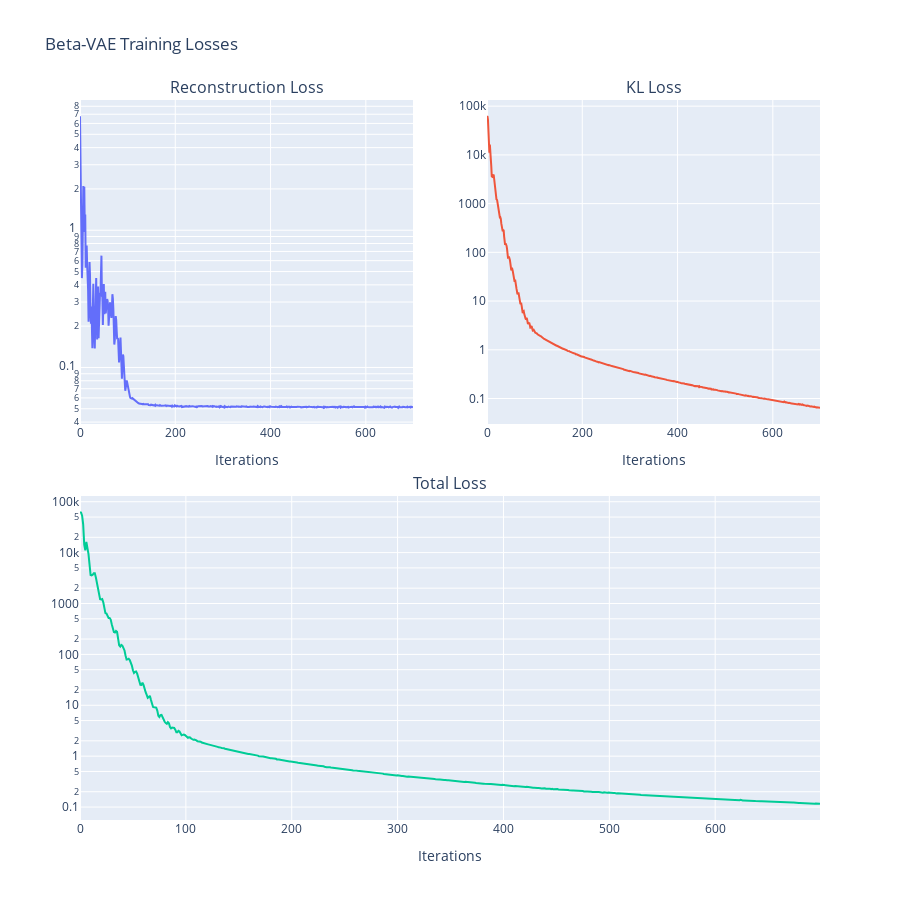

The notebook cell saved with this chart:
### Code cell
loss_history = pd.DataFrame(trainer.pre_train_loss_history)

# Create a subplot figure with 1x2 grid for individual losses, and a second row spanning the entire width for total loss
fig = make_subplots(
    rows=2, cols=2,
    subplot_titles=("Reconstruction Loss", "KL Loss", "Total Loss"),
    specs=[[{'type': 'scatter'}, {'type': 'scatter'}],
           [{'colspan': 2, 'type': 'scatter'}, None]],
    vertical_spacing=0.1,
    horizontal_spacing=0.1
)

# Add traces for individual losses
fig.add_trace(go.Scatter(x=loss_history.index, y=loss_history["Reconstruction Loss"], mode="lines", name="Reconstruction Loss"), row=1, col=1)
fig.add_trace(go.Scatter(x=loss_history.index, y=loss_history["KL Loss"], mode="lines", name="KL Loss"), row=1, col=2)

# Add a trace for the total loss spanning the entire second row
fig.add_trace(go.Scatter(x=loss_history.index, y=loss_history["Total Loss"], mode="lines", name="Total Loss"), row=2, col=1)

# Update the layout to include 'Iterations' as the x-axis name for each subplot
fig.update_xaxes(title_text="Iterations", row=1, col=1)
fig.update_xaxes(title_text="Iterations", row=1, col=2)
fig.update_xaxes(title_text="Iterations", row=2, col=1)  # The third row spans two columns

fig.update_yaxes(type="log", row=1, col=1)
fig.update_yaxes(type="log", row=1, col=2)
fig.update_yaxes(type="log", row=2, col=1)  # The third row spans two columns

# Update the layout
fig.update_layout(height=900, width=900, title_text="Beta-VAE Training Losses", showlegend=False)

# Show the plot
fig.show()

### Figure 1 — Plotly figure (JSON) as saved in the notebook; plotly's stock layout.template omitted (floating-point values rounded to 4 significant figures; data arrays with more than 128 entries replaced by an {"elided": "..."} marker saying what was removed)
{"data": [{"mode": "lines", "name": "Reconstruction Loss", "type": "scatter", "x": {"elided": "700 int values"}, "xaxis": "x", "y": {"elided": "700 float values"}, "yaxis": "y"}, {"mode": "lines", "name": "KL Loss", "type": "scatter", "x": {"elided": "700 int values"}, "xaxis": "x2", "y": {"elided": "700 float values"}, "yaxis": "y2"}, {"mode": "lines", "name": "Total Loss", "type": "scatter", "x": {"elided": "700 int values"}, "xaxis": "x3", "y": {"elided": "700 float values"}, "yaxis": "y3"}], "layout": {"annotations": [{"font": {"size": 16}, "showarrow": false, "text": "Reconstruction Loss", "x": 0.225, "xanchor": "center", "xref": "paper", "y": 1, "yanchor": "bottom", "yref": "paper"}, {"font": {"size": 16}, "showarrow": false, "text": "KL Loss", "x": 0.775, "xanchor": "center", "xref": "paper", "y": 1, "yanchor": "bottom", "yref": "paper"}, {"font": {"size": 16}, "showarrow": false, "text": "Total Loss", "x": 0.5, "xanchor": "center", "xref": "paper", "y": 0.45, "yanchor": "bottom", "yref": "paper"}], "height": 900, "showlegend": false, "title": {"text": "Beta-VAE Training Losses"}, "width": 900, "xaxis": {"anchor": "y", "domain": [0, 0.45], "title": {"text": "Iterations"}}, "xaxis2": {"anchor": "y2", "domain": [0.55, 1], "title": {"text": "Iterations"}}, "xaxis3": {"anchor": "y3", "domain": [0, 1], "title": {"text": "Iterations"}}, "yaxis": {"anchor": "x", "domain": [0.55, 1], "type": "log"}, "yaxis2": {"anchor": "x2", "domain": [0.55, 1], "type": "log"}, "yaxis3": {"anchor": "x3", "domain": [0, 0.45], "type": "log"}}}
